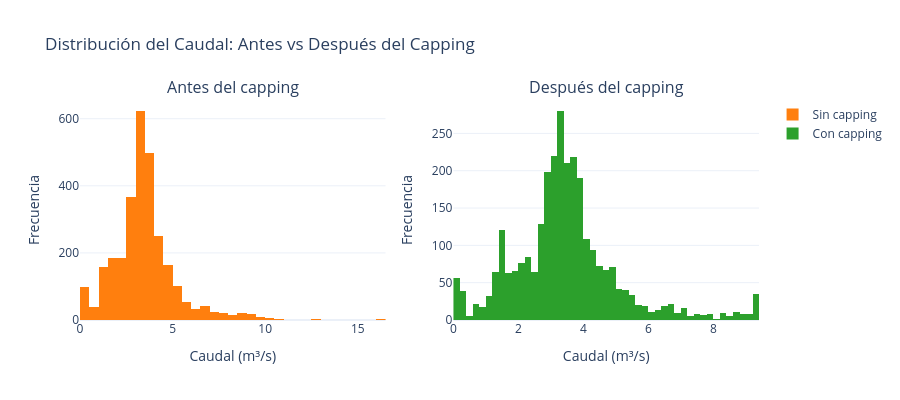

Notebook cell for this chart:
### Markdown cell above
## 8. Tratamiento de Outliers: Capping (Winsorización)

En series hidrológicas, los **valores extremos altos** suelen ser **crecientes reales** (eventos legítimos).  
En lugar de eliminarlos, aplicamos **capping** (winsorización): recortamos los valores que exceden los percentiles 1 y 99. Esto conserva la forma de la serie pero limita la influencia de extremos.

> **Nota:** Conservamos también la serie sin tratar (`Caudal_sin_cap`) para comparación.

### Code cell
# =============================================================================
# CONCEPTO: Capping (Winsorización) — Tratamiento de outliers por recorte
# -----------------------------------------------------------------------------
# El capping (o winsorización) reemplaza los valores extremos por el valor
# del percentil límite en lugar de eliminarlos.
#
# POR QUÉ CAPPING Y NO ELIMINACIÓN en series hidrológicas:
#   → Los picos altos de caudal son crecientes reales → información física.
#   → Eliminarlos sesgaría la media hacia abajo y rompería la continuidad.
#   → El capping conserva la existencia del evento pero limita su influencia
#     excesiva sobre estadísticas y modelos sensibles a extremos.
#
# .quantile(0.01) y .quantile(0.99):
#   → Se recortan solo el 1% inferior y 1% superior de la distribución.
#   → Percentiles 1-99 es el estándar para winsorización moderada.
#   → Para series con muchos outliers, se puede usar 5-95.
#
# .clip(lower=p01, upper=p99):
#   → Reemplaza todo valor < p01 por p01, y todo valor > p99 por p99.
#   → Equivalente a: x = max(p01, min(p99, x))
#   → No modifica valores dentro del rango → los datos centrales se preservan.
#
# CONSERVAR la columna original ("Caudal_sin_cap"):
#   → Buena práctica: guardar la versión sin capping para comparación posterior.
#   → Permite revertir si se decide un umbral diferente.
#   → Facilita mostrar el impacto del capping en histogramas.
#
# Comparación con histogramas:
#   → El histograma "antes" tendrá una cola derecha muy extendida.
#   → El histograma "después" mostrará la misma distribución pero sin esa cola,
#     lo que mejora la legibilidad y puede estabilizar modelos de regresión.
#
# CRITERIO DE USO: Preferir capping sobre eliminación cuando los outliers
# son eventos físicos reales pero su magnitud no debe dominar el análisis.
# Documentar siempre los percentiles usados y la cantidad de valores afectados.
# =============================================================================

# Capping / Winsorización en percentiles 1-99
p01 = df_clean["Caudal"].quantile(0.01)
p99 = df_clean["Caudal"].quantile(0.99)

df_clean["Caudal_sin_cap"] = df_clean["Caudal"].copy()   # conservar original
df_clean["Caudal"] = df_clean["Caudal"].clip(lower=p01, upper=p99)

capped = (df_clean["Caudal_sin_cap"] != df_clean["Caudal"]).sum()
print(f"✅ Capping aplicado (percentiles 1-99)")
print(f"   Límite inferior (P1):  {p01:.2f} m³/s")
print(f"   Límite superior (P99): {p99:.2f} m³/s")
print(f"   Valores recortados:    {capped}")

# Comparación antes/después del capping
fig = make_subplots(rows=1, cols=2, subplot_titles=["Antes del capping", "Después del capping"])

fig.add_trace(go.Histogram(x=df_clean["Caudal_sin_cap"], nbinsx=50,
              marker_color="#ff7f0e", name="Sin capping"), row=1, col=1)
fig.add_trace(go.Histogram(x=df_clean["Caudal"], nbinsx=50,
              marker_color="#2ca02c", name="Con capping"), row=1, col=2)

fig.update_layout(title="Distribución del Caudal: Antes vs Después del Capping",
                  width=900, height=400, showlegend=True)
fig.update_xaxes(title_text="Caudal (m³/s)")
fig.update_yaxes(title_text="Frecuencia")
fig.show()

### Figure 1 — Plotly figure (JSON) as saved in the notebook; plotly's stock layout.template omitted (floating-point values rounded to 4 significant figures; data arrays with more than 128 entries replaced by an {"elided": "..."} marker saying what was removed)
{"data": [{"marker": {"color": "#ff7f0e"}, "name": "Sin capping", "nbinsx": 50, "type": "histogram", "x": {"elided": "2922 float values"}, "xaxis": "x", "yaxis": "y"}, {"marker": {"color": "#2ca02c"}, "name": "Con capping", "nbinsx": 50, "type": "histogram", "x": {"elided": "2922 float values"}, "xaxis": "x2", "yaxis": "y2"}], "layout": {"annotations": [{"font": {"size": 16}, "showarrow": false, "text": "Antes del capping", "x": 0.225, "xanchor": "center", "xref": "paper", "y": 1, "yanchor": "bottom", "yref": "paper"}, {"font": {"size": 16}, "showarrow": false, "text": "Después del capping", "x": 0.775, "xanchor": "center", "xref": "paper", "y": 1, "yanchor": "bottom", "yref": "paper"}], "height": 400, "showlegend": true, "title": {"text": "Distribución del Caudal: Antes vs Después del Capping"}, "width": 900, "xaxis": {"anchor": "y", "domain": [0, 0.45], "title": {"text": "Caudal (m³/s)"}}, "xaxis2": {"anchor": "y2", "domain": [0.55, 1], "title": {"text": "Caudal (m³/s)"}}, "yaxis": {"anchor": "x", "domain": [0, 1], "title": {"text": "Frecuencia"}}, "yaxis2": {"anchor": "x2", "domain": [0, 1], "title": {"text": "Frecuencia"}}}}
